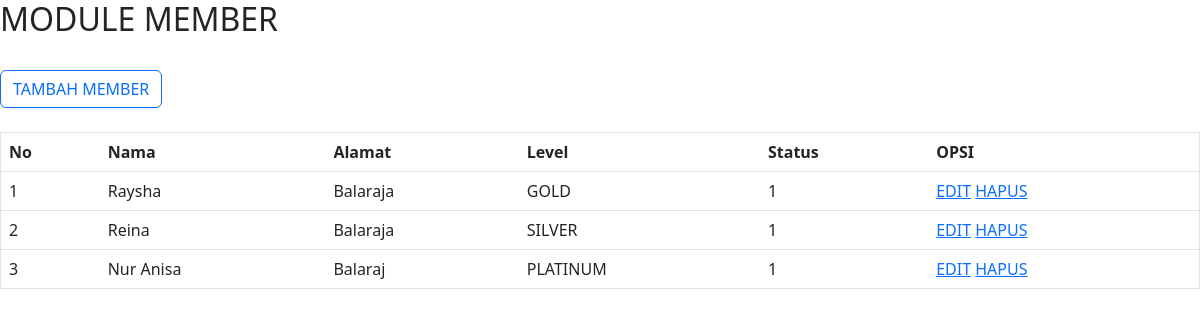
Before: /member.php with the older database file.
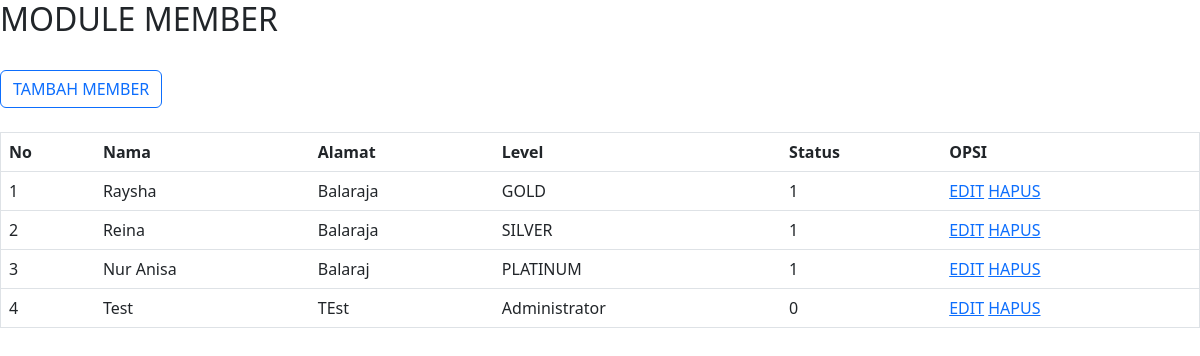
After: the same page with the newer database file.
### tables this page shows
CREATE TABLE `member` (
  `id_member` int(11) NOT NULL,
  `nama_member` varchar(25) NOT NULL,
  `alamat_member` text NOT NULL,
  `id_level` int(11) NOT NULL,
  `status` int(11) NOT NULL
);

CREATE TABLE `level` (
  `id_level` int(11) NOT NULL,
  `nama_level` varchar(25) NOT NULL,
  `id_tipe` int(11) NOT NULL
);

### member.php (the view, shortened to what this page needs)
<html>
	<head>
		<link rel="stylesheet" type="text/css" href="bootstrap/css/bootstrap.css">
	</head>
	<body>
		<h2>MODULE MEMBER</h2>
		<br/>
		<a href="tambah_member.php" class="btn btn-outline-primary" tabindex="-1" role="button">TAMBAH MEMBER</a>
		<br/>
		<br/>
		<table border="1" class='table'>
			<tr>
				<th>No</th>
				<th>Nama</th>
				<th>Alamat</th>
				<th>Level</th>
				<th>Status</th>
				<th>OPSI</th>
			</tr>
			<?php
				include 'koneksi.php';
				$no = 1;
				$query = mysqli_query($koneksi,"SELECT * FROM member
												LEFT JOIN level on level.id_level = member.id_level
									");
				while($data = mysqli_fetch_array($query))
				{
			?>
			<tr>
				<td><?php echo $no++;?></td>
				<td><?php echo $data['nama_member']; ?></td>
				<td><?php echo $data['alamat_member']; ?></td>
				<td><?php echo $data['nama_level']; ?></td>
				<td><?php echo $data['status']; ?></td>
				<td>
					<a href="edit_user.php?id=<?php echo $data['id']; ?>">EDIT</a>
					<a href="hapus_user.php?id=<?php echo $data['id']; ?>">HAPUS</a>
				</td>
			</tr>
			<?php
				}
			?>
		</table>
	</body>
</html>

Changed rows visible on the page:
added member: nama_member "Test", alamat_member "TEst", id_level.nama_level "Administrator", status "0"
